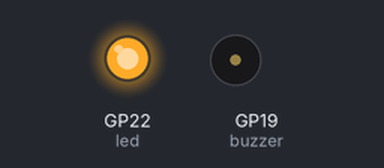
A program run on a simulated Raspberry Pi Pico running MicroPython. Shown: output pins drawn as LEDs (lit = HIGH), buzzer (waves = sounding, pin HIGH).

Above: at 2.5 s.
At 7.5 s:
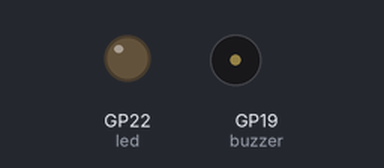
Timing chart, 0 to 13.0 s (numbered marks = the images above):
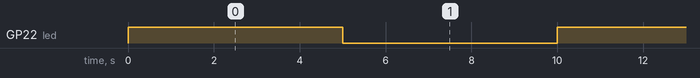

The program:

Project_16_Burglar_Alarm.py
```python
from machine import Pin
import time

sensor_pir = machine.Pin(2, machine.Pin.IN)
led = machine.Pin(22, machine.Pin.OUT)
buzzer = machine.Pin(19, machine.Pin.OUT)

def pir_handler(pin):
    print("ALARM! Motion detected!")
    for i in range(50):
        led.toggle()
        buzzer.toggle()
        time.sleep_ms(100)

sensor_pir.irq(trigger=machine.Pin.IRQ_RISING, handler=pir_handler)

while True:
    led.toggle()
    time.sleep(5)
```

Measured:
- by itself, GP22 (led): alternates HIGH for 5.0 s and LOW for 5.0 s
